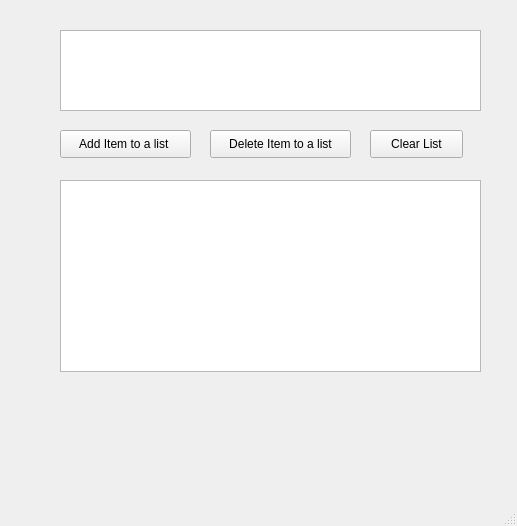
<?xml version="1.0" encoding="UTF-8"?>
<ui version="4.0">
 <class>MainWindow</class>
 <widget class="QMainWindow" name="MainWindow">
  <property name="geometry">
   <rect>
    <x>0</x>
    <y>0</y>
    <width>517</width>
    <height>526</height>
   </rect>
  </property>
  <property name="windowTitle">
   <string>MainWindow</string>
  </property>
  <widget class="QWidget" name="centralwidget">
   <widget class="QListView" name="listView">
    <property name="geometry">
     <rect>
      <x>60</x>
      <y>30</y>
      <width>421</width>
      <height>81</height>
     </rect>
    </property>
   </widget>
   <widget class="QListView" name="listView_2">
    <property name="geometry">
     <rect>
      <x>60</x>
      <y>180</y>
      <width>421</width>
      <height>192</height>
     </rect>
    </property>
   </widget>
   <widget class="QPushButton" name="pushButton">
    <property name="geometry">
     <rect>
      <x>60</x>
      <y>130</y>
      <width>131</width>
      <height>28</height>
     </rect>
    </property>
    <property name="text">
     <string>Add Item to a list </string>
    </property>
   </widget>
   <widget class="QPushButton" name="pushButton_2">
    <property name="geometry">
     <rect>
      <x>210</x>
      <y>130</y>
      <width>141</width>
      <height>28</height>
     </rect>
    </property>
    <property name="text">
     <string>Delete Item to a list</string>
    </property>
   </widget>
   <widget class="QPushButton" name="pushButton_3">
    <property name="geometry">
     <rect>
      <x>370</x>
      <y>130</y>
      <width>93</width>
      <height>28</height>
     </rect>
    </property>
    <property name="text">
     <string>Clear List</string>
    </property>
   </widget>
  </widget>
  <widget class="QMenuBar" name="menubar">
   <property name="geometry">
    <rect>
     <x>0</x>
     <y>0</y>
     <width>517</width>
     <height>26</height>
    </rect>
   </property>
  </widget>
  <widget class="QStatusBar" name="statusbar"/>
 </widget>
 <resources/>
 <connections/>
</ui>
